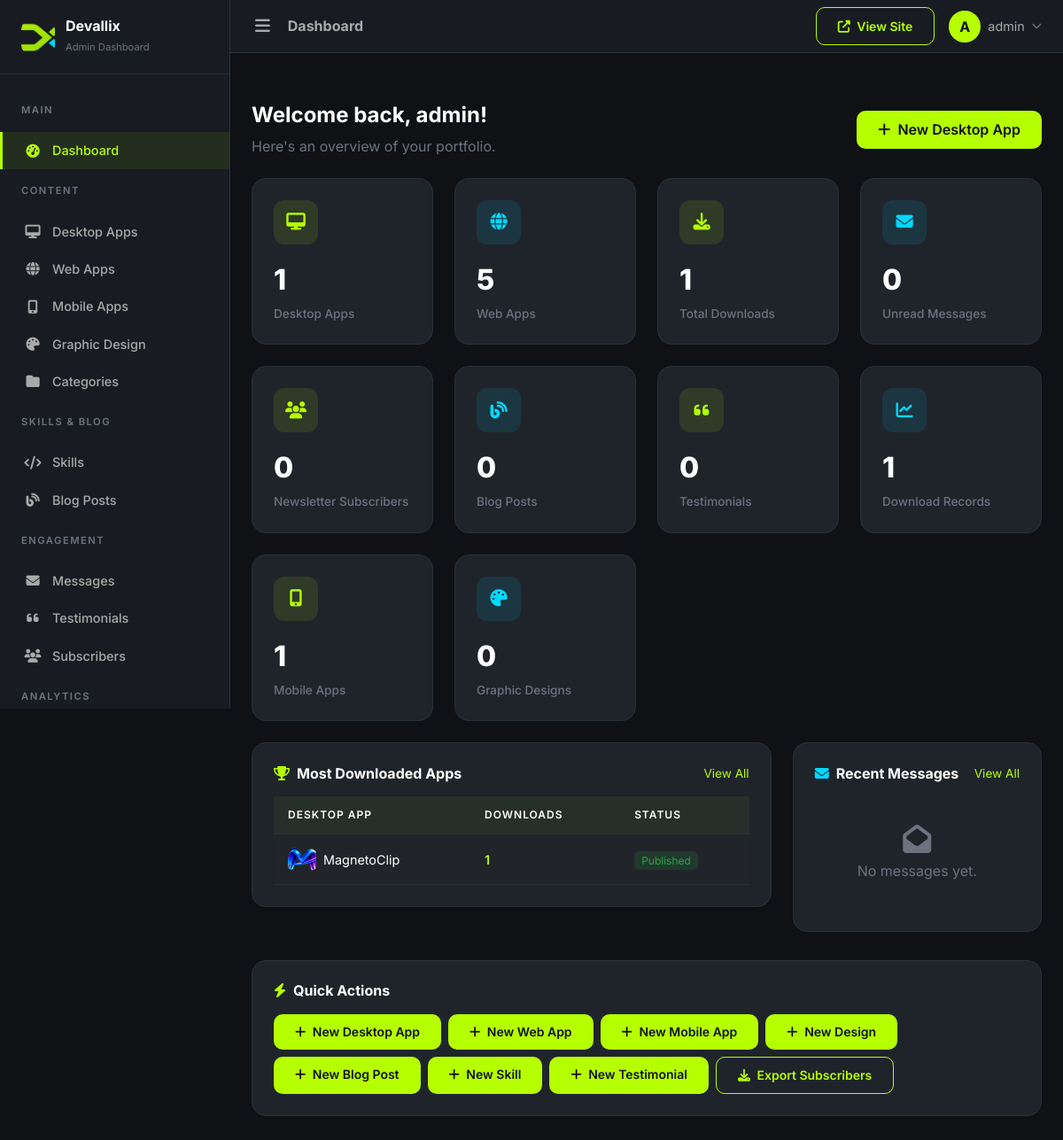
The app's page /dashboard/ (signed in), older data.
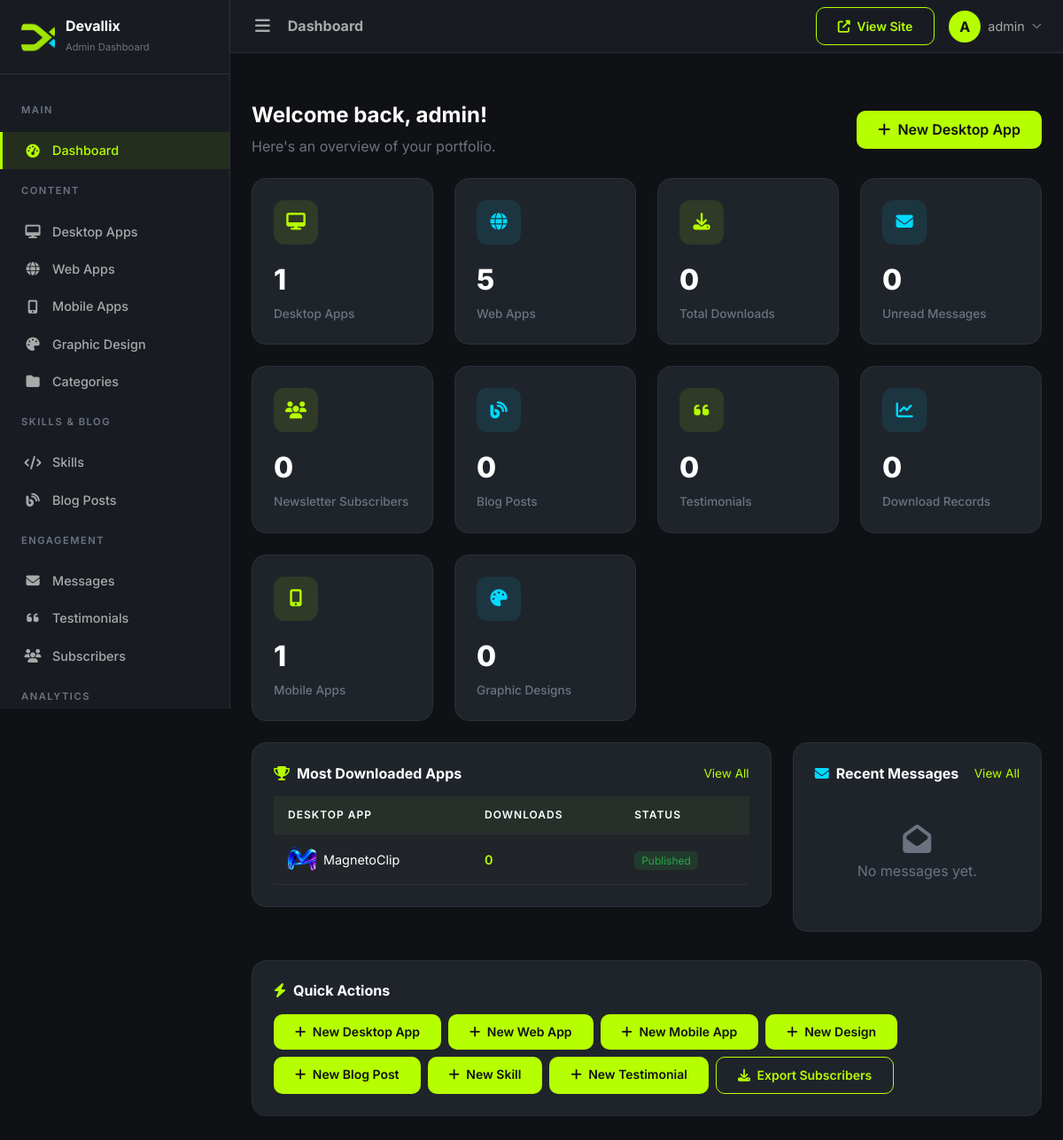
The same page, newer data.
### apps/desktop_apps/models.py (models this page shows, shortened)
class DesktopApplication(models.Model):
    PLATFORM_CHOICES = [
        ('windows', 'Windows'),
        ('macos', 'macOS'),
        ('linux', 'Linux'),
        ('cross_platform', 'Cross Platform'),
    ]
    LICENSE_CHOICES = [
        ('free', 'Free'),
        ('open_source', 'Open Source'),
        ('freemium', 'Freemium'),
        ('trial', 'Trial'),
        ('paid', 'Paid'),
    ]
    name = models.CharField(max_length=200)
    slug = models.SlugField(max_length=200, unique=True)
    category = models.ForeignKey(ApplicationCategory, on_delete=models.SET_NULL, null=True, related_name='applications')
    short_description = models.CharField(max_length=300)
    description = models.TextField()
    version = models.CharField(max_length=50, default='1.0.0')
    developer = models.CharField(max_length=200, blank=True)
    platform = models.CharField(max_length=20, choices=PLATFORM_CHOICES, default='windows')
    license_type = models.CharField(max_length=20, choices=LICENSE_CHOICES, default='free')
    file_size = models.CharField(max_length=50, blank=True)
    release_date = models.DateField(blank=True, null=True)
    minimum_requirements = models.TextField(blank=True)
    installation_instructions = models.TextField(blank=True)
    logo = models.ImageField(upload_to='uploads/app_icons/', blank=True, null=True)
    banner = models.ImageField(upload_to='uploads/app_banners/', blank=True, null=True)
    installer_url = models.URLField(
        'installer file URL', max_length=500, blank=True,
        help_text='Direct URL to the installer file (GitHub Releases, S3, Dropbox, etc.).',
    )
    zip_url = models.URLField(
        'ZIP file URL', max_length=500, blank=True,
        help_text='Optional direct URL to a ZIP archive of the app.',
    )
    website_url = models.URLField(blank=True)
    github_url = models.URLField(blank=True)
    featured = models.BooleanField(default=False)
    published = models.BooleanField(default=True)
    download_count = models.PositiveIntegerField(default=0)
    meta_title = models.CharField(max_length=200, blank=True)
    meta_description = models.TextField(blank=True)
    created_at = models.DateTimeField(auto_now_add=True)
    updated_at = models.DateTimeField(auto_now=True)
    class Meta:
        ordering = ['-created_at']
        verbose_name = 'Desktop Application'
        verbose_name_plural = 'Desktop Applications'

### apps/dashboard/views.py (the view)
# urls.py: path('', views.DashboardHomeView.as_view(), name='dashboard_home'),
class DashboardHomeView(DashboardLoginRequiredMixin, TemplateView):
    template_name = 'dashboard/home.html'
    def get_context_data(self, **kwargs):
        context = super().get_context_data(**kwargs)
        context['total_apps'] = DesktopApplication.objects.count()
        context['total_projects'] = WebProject.objects.count()
        context['total_mobile_apps'] = MobileApp.objects.count()
        context['total_designs'] = GraphicDesignProject.objects.count()
        context['total_downloads'] = Download.objects.count()
        context['total_messages'] = ContactMessage.objects.count()
        context['unread_messages'] = ContactMessage.objects.filter(status='unread').count()
        context['total_subscribers'] = NewsletterSubscriber.objects.filter(is_active=True).count()
        context['total_posts'] = BlogPost.objects.count()
        context['total_testimonials'] = Testimonial.objects.count()
        context['recent_messages'] = ContactMessage.objects.all()[:5]
        context['recent_downloads'] = Download.objects.select_related('application').all()[:5]
        context['recent_subscribers'] = NewsletterSubscriber.objects.all()[:5]
        context['app_download_stats'] = DesktopApplication.objects.filter(
            published=True
        ).order_by('-download_count')[:5]
        context['total_app_downloads'] = DesktopApplication.objects.aggregate(
            total=Sum('download_count')
        )['total'] or 0
        return context

### apps/core/context_processors.py (called while the page is built)
def site_settings_context(request):
    try:
        settings = SiteSettings.load()
    except Exception:
        settings = None
    return {'site_settings': settings}

### apps/core/models.py (called while the page is built)
    @classmethod
    def load(cls):
        obj, created = cls.objects.get_or_create(pk=1)
        return obj

### apps/dashboard/views.py (called while the page is built)
    def test_func(self):
        return self.request.user.is_authenticated and self.request.user.is_staff

### templates/dashboard/home.html (shortened to what the changed rows need)
{% extends 'dashboard/base_dashboard.html' %}
{% load humanize %}
{% block content %}
<div class="page-section">
    <div class="row g-4 mb-4">
        <div class="col-xl-3 col-md-6">
            <div class="dashboard-card">
                <div class="card-icon" style="background:rgba(182,255,0,0.1);">
                    <i class="fas fa-download" style="color:var(--accent);"></i>
                </div>
                <div class="card-value">{{ total_app_downloads|intcomma }}</div>
                <div class="card-label">Total Downloads</div>
            </div>
        </div>
    </div>
    <div class="row g-4 mb-4">
        <div class="col-xl-3 col-md-6">
            <div class="dashboard-card">
                <div class="card-icon" style="background:rgba(0,217,255,0.1);">
                    <i class="fas fa-chart-line" style="color:var(--accent-secondary);"></i>
                </div>
                <div class="card-value">{{ total_downloads }}</div>
                <div class="card-label">Download Records</div>
            </div>
        </div>
    </div>
    <div class="row g-4">
        <div class="col-xl-8">
            <div class="dashboard-card">
                <div class="table-responsive">
                    <table class="table table-dashboard mb-0">
                        <thead>
                            <tr>
                                <th>Desktop App</th>
                                <th>Downloads</th>
                                <th>Status</th>
                            </tr>
                        </thead>
                        <tbody>
                            {% for app in app_download_stats %}
                            <tr>
                                <td>
                                    <div class="d-flex align-items-center gap-2">
                                        {% if app.logo %}
                                        <img src="{{ app.logo.url }}" alt="{{ app.name }}" style="width:32px;height:32px;border-radius:8px;object-fit:cover;">
                                        {% else %}
                                        <div style="width:32px;height:32px;border-radius:8px;background:var(--accent);display:flex;align-items:center;justify-content:center;flex-shrink:0;">
                                            <i class="fas fa-cube" style="color:var(--bg-primary);font-size:0.8rem;"></i>
                                        </div>
                                        {% endif %}
                                        <span>{{ app.name }}</span>
                                    </div>
                                </td>
                                <td><span style="color:var(--accent);font-weight:600;">{{ app.download_count|intcomma }}</span></td>
                                <td>
                                    {% if app.published %}
                                    <span style="background:rgba(40,167,69,0.15);color:#28a745;padding:3px 8px;border-radius:6px;font-size:0.75rem;">Published</span>
                                    {% else %}
                                    <span style="background:rgba(255,193,7,0.15);color:#ffc107;padding:3px 8px;border-radius:6px;font-size:0.75rem;">Draft</span>
                                    {% endif %}
                                </td>
                            </tr>
                            {% empty %}
                            <tr>
                                <td colspan="3" class="text-center" style="color:var(--text-dim);padding:2rem;">No applications yet. <a href="{% url 'dashboard:app_create' %}">Create your first app</a></td>
                            </tr>
                            {% endfor %}
                        </tbody>
                    </table>
                </div>
            </div>
        </div>
    </div>
</div>
{% endblock %}

Row changes from the older to the newer data that the page shows:
changed DesktopApplication "MagnetoClip": download_count "1" → "0"
Text that changed along with them:
{{ total_app_downloads|intcomma }}: "1" → "0"
{{ total_downloads }}: "1" → "0"
